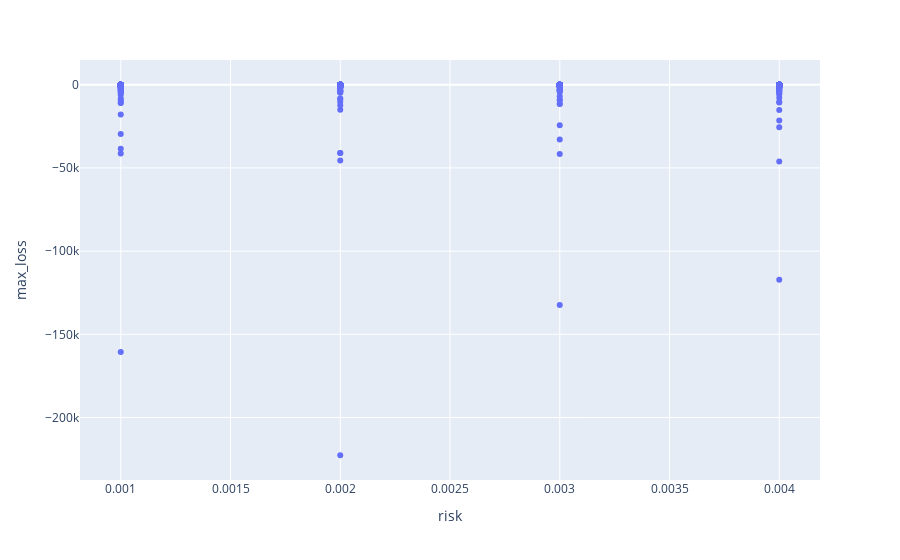

Here is the notebook cell this chart was saved with:
### Code cell
px.scatter(df, x = 'risk', y = 'max_loss')

### Figure 1 — Plotly figure (JSON) as saved in the notebook; plotly's stock layout.template omitted (floating-point values rounded to 4 significant figures; data arrays with more than 128 entries replaced by an {"elided": "..."} marker saying what was removed)
{"data": [{"hovertemplate": "risk=%{x}<br>max_loss=%{y}<extra></extra>", "legendgroup": "", "marker": {"color": "#636efa", "symbol": "circle"}, "mode": "markers", "name": "", "orientation": "v", "showlegend": false, "type": "scatter", "x": {"elided": "540 float values"}, "xaxis": "x", "y": {"elided": "540 float values"}, "yaxis": "y"}], "layout": {"legend": {"tracegroupgap": 0}, "margin": {"t": 60}, "xaxis": {"anchor": "y", "domain": [0, 1], "title": {"text": "risk"}}, "yaxis": {"anchor": "x", "domain": [0, 1], "title": {"text": "max_loss"}}}}
